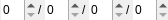
<?xml version="1.0" encoding="UTF-8"?>
<ui version="4.0">
 <class>SystemComponentScheduleView</class>
 <widget class="QWidget" name="SystemComponentScheduleView">
  <property name="geometry">
   <rect>
    <x>0</x>
    <y>0</y>
    <width>168</width>
    <height>20</height>
   </rect>
  </property>
  <layout class="QHBoxLayout" name="layout">
   <property name="spacing">
    <number>2</number>
   </property>
   <property name="leftMargin">
    <number>0</number>
   </property>
   <property name="topMargin">
    <number>0</number>
   </property>
   <property name="rightMargin">
    <number>0</number>
   </property>
   <property name="bottomMargin">
    <number>0</number>
   </property>
   <item>
    <spacer name="spacer">
     <property name="orientation">
      <enum>Qt::Horizontal</enum>
     </property>
     <property name="sizeHint" stdset="0">
      <size>
       <width>0</width>
       <height>0</height>
      </size>
     </property>
    </spacer>
   </item>
   <item>
    <widget class="SpinBoxView" name="priority">
     <property name="minimumSize">
      <size>
       <width>32</width>
       <height>20</height>
      </size>
     </property>
     <property name="maximumSize">
      <size>
       <width>52</width>
       <height>16777215</height>
      </size>
     </property>
     <property name="toolTip">
      <string>Component Priority</string>
     </property>
     <property name="frame">
      <bool>false</bool>
     </property>
    </widget>
   </item>
   <item>
    <widget class="QLabel" name="label">
     <property name="text">
      <string>/</string>
     </property>
    </widget>
   </item>
   <item>
    <widget class="SpinBoxView" name="offset">
     <property name="minimumSize">
      <size>
       <width>32</width>
       <height>20</height>
      </size>
     </property>
     <property name="maximumSize">
      <size>
       <width>52</width>
       <height>16777215</height>
      </size>
     </property>
     <property name="toolTip">
      <string>Component Offset</string>
     </property>
     <property name="frame">
      <bool>false</bool>
     </property>
    </widget>
   </item>
   <item>
    <widget class="QLabel" name="label1">
     <property name="text">
      <string>/</string>
     </property>
    </widget>
   </item>
   <item>
    <widget class="SpinBoxView" name="cycle">
     <property name="minimumSize">
      <size>
       <width>32</width>
       <height>20</height>
      </size>
     </property>
     <property name="maximumSize">
      <size>
       <width>52</width>
       <height>16777215</height>
      </size>
     </property>
     <property name="toolTip">
      <string>Component Cycle</string>
     </property>
     <property name="frame">
      <bool>false</bool>
     </property>
    </widget>
   </item>
   <item>
    <widget class="QLabel" name="label2">
     <property name="text">
      <string>/</string>
     </property>
    </widget>
   </item>
   <item>
    <widget class="SpinBoxView" name="response">
     <property name="minimumSize">
      <size>
       <width>32</width>
       <height>20</height>
      </size>
     </property>
     <property name="maximumSize">
      <size>
       <width>52</width>
       <height>16777215</height>
      </size>
     </property>
     <property name="toolTip">
      <string>Component Response</string>
     </property>
     <property name="frame">
      <bool>false</bool>
     </property>
    </widget>
   </item>
  </layout>
 </widget>
 <customwidgets>
  <customwidget>
   <class>SpinBoxView</class>
   <extends>QSpinBox</extends>
   <header>Views/SpinBoxView.h</header>
  </customwidget>
 </customwidgets>
 <resources/>
 <connections/>
</ui>
